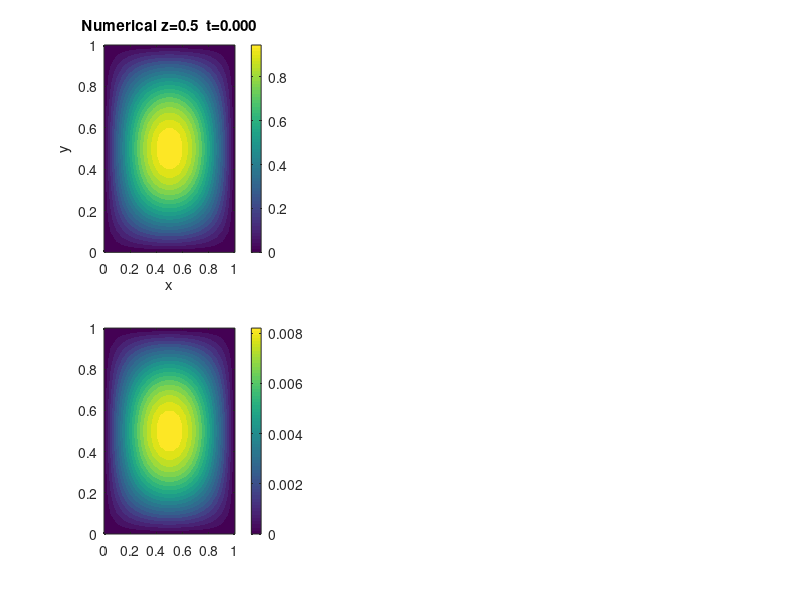

Write MATLAB code to recreate this figure. (Note: this script raises an error after producing the figure.)
% 3D Heat equation: u_t = alpha*(u_xx+u_yy+u_zz)
% Domain: [0,1]^3, Dirichlet BC, IC: sin(pi*x)*sin(pi*y)*sin(pi*z)
% Exact: exp(-3*alpha*pi^2*t)*sin(pi*x)*sin(pi*y)*sin(pi*z)
% Method: explicit FTCS

clear; close all;

alpha = 1.0;
N     = 20;
T     = 0.05;
x     = linspace(0, 1, N+2);
dx    = x(2) - x(1);
r     = 0.13;
dt    = r * dx^2 / alpha;
steps = floor(T / dt) + 1;

[X, Y, Z] = meshgrid(x, x, x);

u = sin(pi*X) .* sin(pi*Y) .* sin(pi*Z);
u(1,:,:)=0; u(end,:,:)=0;
u(:,1,:)=0; u(:,end,:)=0;
u(:,:,1)=0; u(:,:,end)=0;

exact3d = @(t) exp(-3*alpha*pi^2*t) .* sin(pi*X) .* sin(pi*Y) .* sin(pi*Z);

snap_steps = [1, floor(steps/2), steps];
snaps = containers.Map('KeyType','double','ValueType','any');

for n = 1:steps
    if ismember(n, snap_steps)
        snaps(n*dt) = u;
    end
    i = 2:N+1; im = 1:N; ip = 3:N+2;
    lap = ( u(ip,i,i) - 2*u(i,i,i) + u(im,i,i) ...
          + u(i,ip,i) - 2*u(i,i,i) + u(i,im,i) ...
          + u(i,i,ip) - 2*u(i,i,i) + u(i,i,im) ) / dx^2;
    u_new = u;
    u_new(i,i,i) = u(i,i,i) + alpha*dt*lap;
    u_new(1,:,:)=0; u_new(end,:,:)=0;
    u_new(:,1,:)=0; u_new(:,end,:)=0;
    u_new(:,:,1)=0; u_new(:,:,end)=0;
    u = u_new;
end

t_final = (steps-1)*dt;
l2_err  = sqrt(dx^3 * sum(sum(sum((u - exact3d(t_final)).^2))));
fprintf('3D Heat  N=%d  T=%.3f  L2 error = %.3e\n', N, T, l2_err);

% ── plot: midplane z=0.5 ──────────────────────────────────────────────────────
if ~exist('../results', 'dir'), mkdir('../results'); end
mid = N/2 + 1;
t_keys = sort(cell2mat(keys(snaps)));

figure('Position', [100 100 1200 700]);
for k = 1:length(t_keys)
    t_val  = t_keys(k);
    u_s    = snaps(t_val);
    u_ex_s = exact3d(t_val);
    slice_num = squeeze(u_s(:,:,mid));
    slice_err = squeeze(u_s(:,:,mid) - u_ex_s(:,:,mid));
    Xs = squeeze(X(:,:,mid)); Ys = squeeze(Y(:,:,mid));

    subplot(2, 3, k);
    contourf(Xs, Ys, slice_num, 20, 'LineColor', 'none');
    colorbar; title(sprintf('Numerical z=0.5  t=%.3f', t_val));
    xlabel('x'); ylabel('y');

    subplot(2, 3, k+3);
    contourf(Xs, Ys, slice_err, 20, 'LineColor', 'none');
    colorbar; colormap(subplot(2,3,k+3), 'RdBu');
    title(sprintf('Error z=0.5  t=%.3f', t_val));
    xlabel('x'); ylabel('y');
end
sgtitle(sprintf('MATLAB — 3D Heat Equation (FTCS)  N=%d  L2=%.2e', N, l2_err));
saveas(gcf, '../results/matlab_heat3d.png');
fprintf('Saved ../results/matlab_heat3d.png\n');
